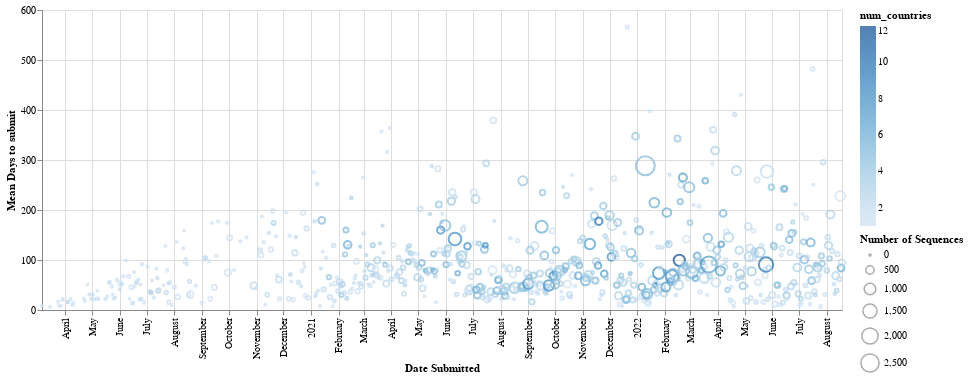

Notebook code cell kept with this figure:
### Code cell
alt.Chart(median_dts.reset_index().sort_values('date_submitted'), width=800).mark_point().encode(
    x=alt.X('date_submitted:T', title='Date Submitted', axis=alt.Axis(labelAngle=-90)),
    y=alt.Y('days_to_submit', title='Mean Days to submit'),
    size=alt.Size('num_sequences', title='Number of Sequences'),
    color=alt.Color('num_countries', scale=alt.Scale(scheme='blues')))

### Figure 1 — Vega-Lite specification as saved in the notebook (floating-point values rounded to 4 significant figures; data arrays with more than 128 entries replaced by an {"elided": "..."} marker saying what was removed)
{"config": {"view": {"continuousWidth": 400, "continuousHeight": 300}}, "data": {"name": "data-5823d59e30aa79d192c3ef1f595a2ff3"}, "mark": "point", "encoding": {"color": {"type": "quantitative", "field": "num_countries", "scale": {"scheme": "blues"}}, "size": {"type": "quantitative", "field": "num_sequences", "title": "Number of Sequences"}, "x": {"type": "temporal", "axis": {"labelAngle": -90}, "field": "date_submitted", "title": "Date Submitted"}, "y": {"type": "quantitative", "field": "days_to_submit", "title": "Mean Days to submit"}}, "width": 800, "$schema": "https://vega.github.io/schema/vega-lite/v4.8.1.json", "datasets": {"data-5823d59e30aa79d192c3ef1f595a2ff3": {"elided": "654 records"}}}
